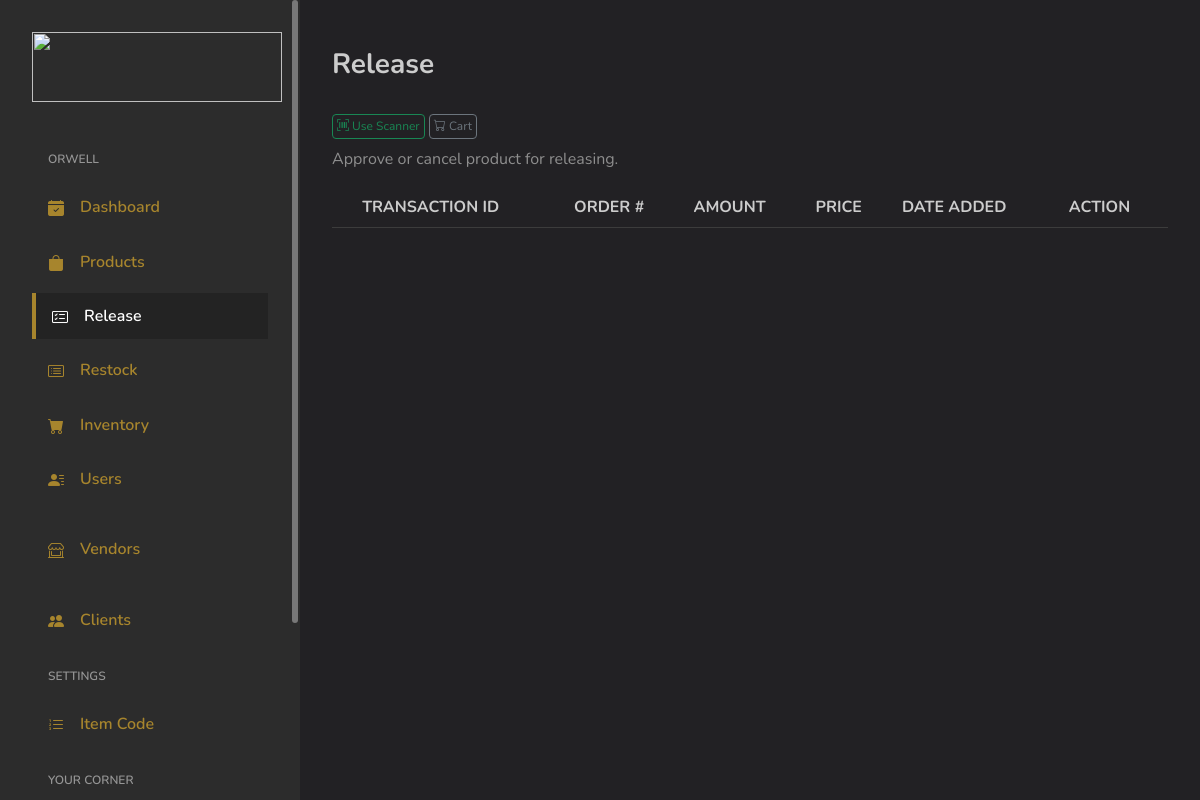
Page /admin/product_releasing on the earlier database version.
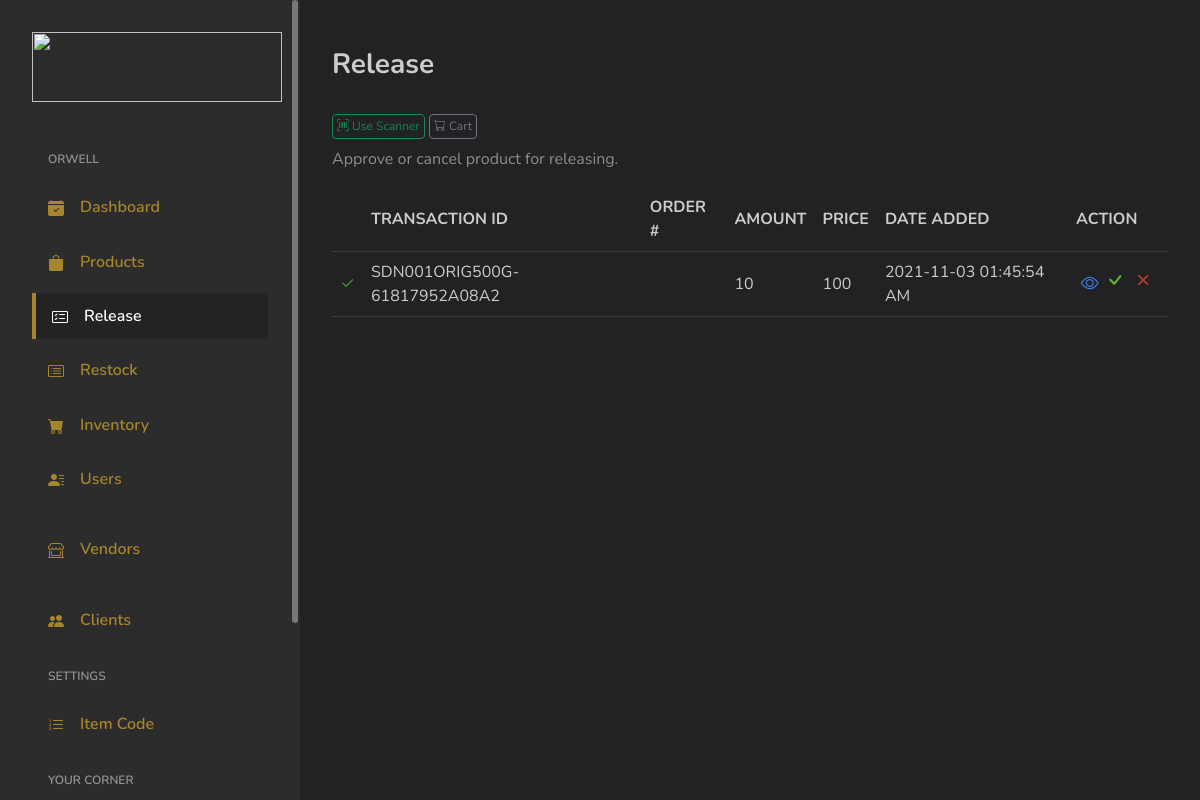
Same page on the later database version.
### tables this page shows
CREATE TABLE `products_transactions` (
  `ID` int(11) NOT NULL,
  `Code` varchar(255) DEFAULT NULL,
  `TransactionID` varchar(255) DEFAULT NULL,
  `OrderNo` varchar(255) DEFAULT NULL,
  `Type` tinyint(1) DEFAULT NULL COMMENT '0 = Restocked; 1 = Released;',
  `Amount` int(255) DEFAULT 0,
  `PriceUnit` varchar(255) DEFAULT '0',
  `InStock` int(255) DEFAULT 0,
  `Date` varchar(255) DEFAULT NULL,
  `DateAdded` varchar(255) DEFAULT NULL,
  `Status` int(11) NOT NULL COMMENT '0 = for approval\r\n1 = approved',
  `Date_Approval` varchar(255) DEFAULT NULL,
  `UserID` varchar(255) DEFAULT NULL,
  `PriceTotal` varchar(255) DEFAULT NULL
);

### application/controllers/Admin.php (called while the page is built, shortened)
<?php
class Admin extends MY_Controller {
	public $globalData = [];
	public function __construct()
	{
		$this->load->model('Model_Selects');
		$this->load->model('Model_Security');
		$this->load->model('Model_Inserts');
		$this->load->model('Model_Logbook');
	}
	public function product_releasing()
	{
		$data = [];
		$data = array_merge($data, $this->globalData);
		$header['pageTitle'] = 'Release Transactions';
		$data['globalHeader'] = $this->load->view('main/globals/header', $header);
		$data['Filter_releaseprod'] = $this->Model_Selects->Filter_releaseprod();
		$user_id = $_SESSION['UserID'];
		$data['cart_releasing'] = $this->Model_Selects->cart_releasing($user_id);
		$this->load->view('admin/release_product', $data);
	}
}

### index.php (called while the page is built, shortened)
<?php
require_once BASEPATH.'core/CodeIgniter.php';

### application/models/Model_Selects.php (called while the page is built, shortened)
<?php
class Model_Selects extends CI_Model {
	public function Filter_releaseprod()
	{
		$this->db->select('*');
		$this->db->where('Type', 1);
		$result = $this->db->get('products_transactions');
		return $result;
	}
	public function cart_releasing($user_id)
	{
		$this->db->select('*');
		$this->db->where('user_id', $user_id);
		$this->db->where('status', '0');
		$result = $this->db->get('cart_release');
		return $result;
	}
}

### application/views/admin/release_product.php (the view, shortened to what this page needs)
<link rel="stylesheet" type="text/css" href="https://cdn.datatables.net/1.11.3/css/dataTables.bootstrap4.min.css"/>
</head>
<body>
<div id="app">
	<div id="main">
		<div class="page-heading">
			<div class="page-title">
				<div class="row">
					<div class="col-12 col-md-12">
						<h3>Release</h3>
					</div>
					<div class="col-12 col-md-12 pt-4 pb-2">
						<button type="button" class="scnrelease-btn btn btn-sm-success" style="font-size: 12px;"><i class="bi bi-upc-scan"></i> Use Scanner</button>
						<button type="button" class="viewReleaseCart-btn btn btn-sm-secondary ml-auto" style="font-size: 12px;"><i class="bi bi-cart"></i> Cart</button>
					</div>
					<p class="text-subtitle text-muted">Approve or cancel product for releasing.</p>
				</div>
			</div>
			<section class="section">
				<div class="table-responsive">
					<table id="list_release" class="table">
						<thead>
							<tr>
								<th></th>
								<th>
									TRANSACTION ID
								</th>
								<th>
									ORDER #
								</th>
								<th>
									AMOUNT
								</th>
								<th>
									PRICE
								</th>
								<th>
									DATE ADDED
								</th>
								<th>
									ACTION
								</th>
							</tr>
						</thead>
						<tbody>
							<?php foreach ($Filter_releaseprod->result_array() as $row): ?>
								<tr scope="row">
									<td class="text-center">
										<?php if ($row['Status'] == 1) {
											print '<i style="font-size: 15px; color: #3EC328;" class="bi bi-check2"></i>';
										} else {
											print '<i style="font-size: 9px; color: #3596CE;" class="bi bi-circle-fill"></i>';
										}?>
									</td>
									<td>
										<?php print $row['TransactionID']; ?>
									</td>
									<td>
									</td>
									<td>
										<?php print $row['Amount']; ?>
									</td>
									<td>
										<?php print $row['PriceUnit']; ?>
									</td>
									<td>
										<?php print $row['DateAdded']; ?>
									</td>
									<td width="100" class="text-center">
										<a style="color: #4081E3;" href="#">
											<span><i style="font-size: 18px;" class="bi bi-eye"></i></span>
										</a>
										<a style="color: #61B330;" href="#">
											<span><i style="font-size: 24px;" class="bi bi-check"></i></span>
										</a>
										<a style="color: #C84534 ;" href="<?=base_url()?>admin/remove_thisicode?uid=">
											<span><i style="font-size: 24px;" class="bi bi-x"></i></span>
										</a>
									</td>
								</tr>
							<?php endforeach ?>
						</tbody>
					</table>
				</div>
			</section>
		</div>
	</div>
</div>
</body>
</html>

Differences in the rows shown:
added products_transactions: Status 1 (drawn), TransactionID "SDN001ORIG500G-61817952A08A2", Amount "10", PriceUnit "100", DateAdded "2021-11-03 01:45:54 AM"
